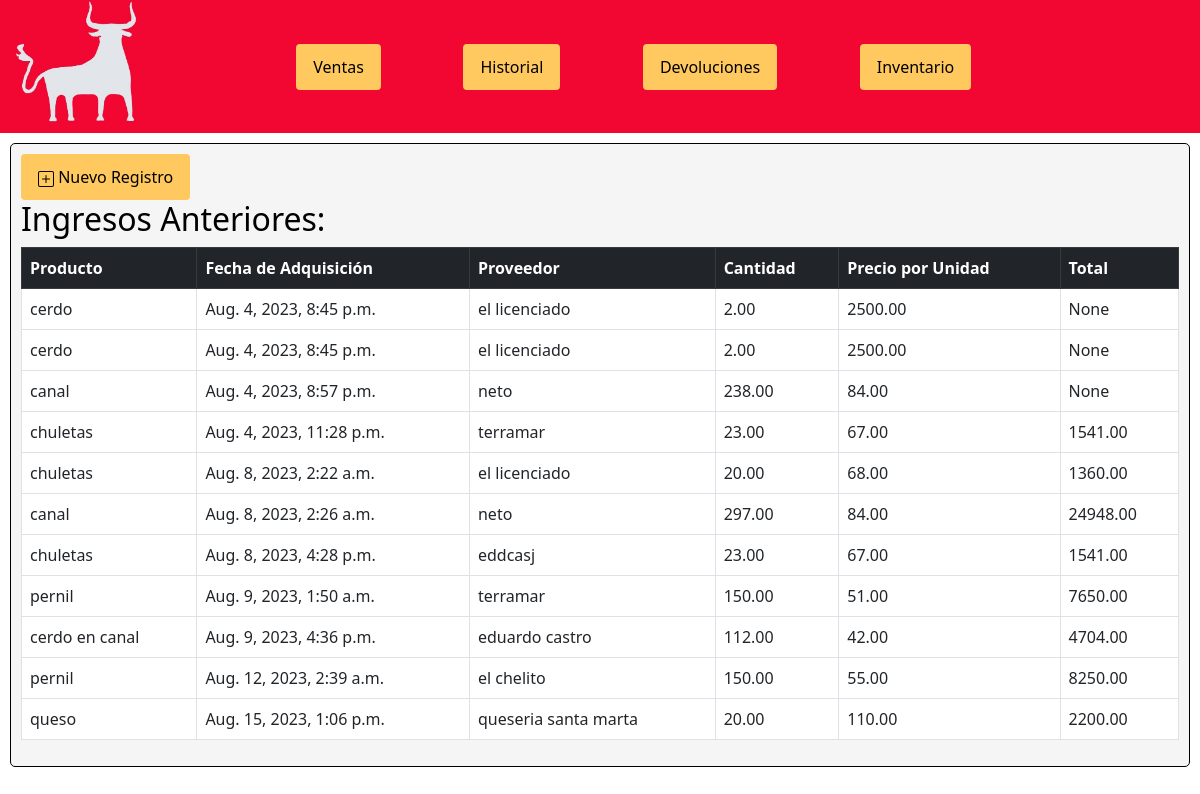
The app's page /proveedores/ (signed in), older data.
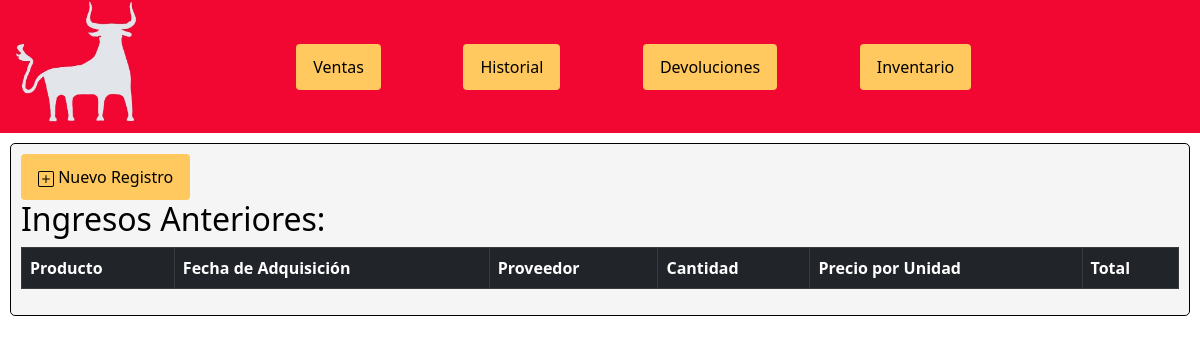
The same page, newer data.
### myapp/models.py (models this page shows, shortened)
class Suministro(models.Model):
    id_suministro = models.AutoField(primary_key=True)
    nombre_producto = models.CharField(max_length=30)
    proveedor = models.CharField(max_length=30)
    cantidad = models.DecimalField(max_digits=10, decimal_places=2, default=1)
    precio_unitario = models.DecimalField(max_digits=10, decimal_places=2)
    fecha = models.DateTimeField(auto_now_add=True)
    total = models.DecimalField(max_digits=10, decimal_places=2, blank=True, null=True)

### myapp/views.py (the view)
# urls.py: path('proveedores/',views.proveedores),
@login_required
def proveedores(request):
    Suministro_list = Suministro.objects.all()
    if request.method == 'POST':
        form = Suministroform(request.POST)
        if form.is_valid():
            form.save()
            return redirect('/proveedores')
    else:
        form = Suministroform()
    context = {'Suministro_list': Suministro_list, 'form': form}
    return render(request,'proveedores.html',context)

### myapp/templates/proveedores.html (shortened to what this page needs)
{% load static %}
<!DOCTYPE html>
<html lang="es">
<head>
  <link href="https://cdn.jsdelivr.net/npm/bootstrap@5.3.0/dist/css/bootstrap.min.css" rel="stylesheet">
  <link rel="stylesheet" type="text/css" href="../static/estilo.css">
</head>
<body>
  <nav class="navegador">
    <img src="../static/imagenes/logo puebla 2.0 - copia.jpg" alt="Logo" style="width:150px;">
    <div class="botones-navegacion">
        <ul class="nav separacion">
            <li class="nav-item">
                <a class="btn btn-primary nav-link" href="/ventas">Ventas</a>
            </li>
            <li class="nav-item">
                <a class="btn btn-primary nav-link" href="/historial">Historial</a>
            </li>
            <li class="nav-item">
              <a class="btn btn-primary nav-link" href="/devoluciones">Devoluciones</a>
          </li>
            <li class="nav-item">
              <a class="btn btn-primary nav-link" href="/inventario">Inventario</a>
          </li>
        </ul>
    </div>
</nav>
    <div class="agreg">
      <a id = "mostrarFormulario" class="btn btn-primary nav-link" > Nuevo Registro</a>
      <h2>Ingresos Anteriores:</h2>
      <div class = "rectangle rectangle-large">
      <table class="table table-bordered">
          <thead class="table-dark">
              <tr>
                <th>Producto</th>
                <th>Fecha de Adquisición</th>
                <th>Proveedor</th>
                <th>Cantidad</th>
                <th>Precio por Unidad</th>
                <th>Total</th>
              </tr>
          </thead>
          {% for suministro in Suministro_list %}
          <tbody>
              <td>{{suministro.nombre_producto}}</td>
              <td>{{suministro.fecha}}</td>
              <td>{{suministro.proveedor}}</td>
              <td>{{suministro.cantidad}}</td>
              <td>{{suministro.precio_unitario}}</td>
              <td>{{suministro.total}}</td>
          </tbody>
          {% endfor %}
      </table>
      </div>
  </div>
</body>
</html>
  </body>
</html>

Row changes from the older to the newer data that the page shows:
removed Suministro: nombre_producto "cerdo", fecha "Aug. 4, 2023, 8:45 p.m.", proveedor "el licenciado", cantidad "2.00", precio_unitario "2500.00", total "None"
removed Suministro: nombre_producto "cerdo", fecha "Aug. 4, 2023, 8:45 p.m.", proveedor "el licenciado", cantidad "2.00", precio_unitario "2500.00", total "None"
removed Suministro: nombre_producto "canal", fecha "Aug. 4, 2023, 8:57 p.m.", proveedor "neto", cantidad "238.00", precio_unitario "84.00", total "None"
removed Suministro: nombre_producto "chuletas", fecha "Aug. 4, 2023, 11:28 p.m.", proveedor "terramar", cantidad "23.00", precio_unitario "67.00", total "1541.00"
removed Suministro: nombre_producto "chuletas", fecha "Aug. 8, 2023, 2:22 a.m.", proveedor "el licenciado", cantidad "20.00", precio_unitario "68.00", total "1360.00"
removed Suministro: nombre_producto "canal", fecha "Aug. 8, 2023, 2:26 a.m.", proveedor "neto", cantidad "297.00", precio_unitario "84.00", total "24948.00"
removed Suministro: nombre_producto "chuletas", fecha "Aug. 8, 2023, 4:28 p.m.", proveedor "eddcasj", cantidad "23.00", precio_unitario "67.00", total "1541.00"
removed Suministro: nombre_producto "pernil", fecha "Aug. 9, 2023, 1:50 a.m.", proveedor "terramar", cantidad "150.00", precio_unitario "51.00", total "7650.00"
removed Suministro: nombre_producto "cerdo en canal", fecha "Aug. 9, 2023, 4:36 p.m.", proveedor "eduardo castro", cantidad "112.00", precio_unitario "42.00", total "4704.00"
removed Suministro: nombre_producto "pernil", fecha "Aug. 12, 2023, 2:39 a.m.", proveedor "el chelito", cantidad "150.00", precio_unitario "55.00", total "8250.00"
removed Suministro: nombre_producto "queso", fecha "Aug. 15, 2023, 1:06 p.m.", proveedor "queseria santa marta", cantidad "20.00", precio_unitario "110.00", total "2200.00"
